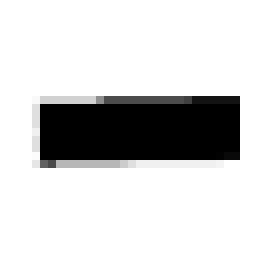
#> input picture tower-recog/image_data/Box/Box1.PNG, 32 x 32 px, given as the content of the folder sample-img-train/Turtle/, which was not available (shown 8 times larger)
$ python blur.py
#> lines starting #> are read from the running program, lines starting #| are printed output that depends on the picture; pictures that were not available may be replaced by others from this repository, and a replacement may not be noted
import os
import tensorflow as tf
import numpy as np
from PIL import Image, ImageFilter

IMAGE_SIZE = 64
input_path = 'sample-img-train'
output_path = 'image_data'
classes = {'Turtle', 'Box', 'Fiver'}

def uniform_img():
	for index, name in enumerate(classes):
		class_path = input_path +"/"+ name +"/"
		count = 1
		for img_name in os.listdir(class_path):
			if(img_name == '.DS_Store'):
				continue
			img_path = class_path + img_name
			img = Image.open(img_path)
#> img is the input picture: PIL image 32x32 L; min 0, max 255, mean 206.3
			img = img.resize((IMAGE_SIZE, IMAGE_SIZE))
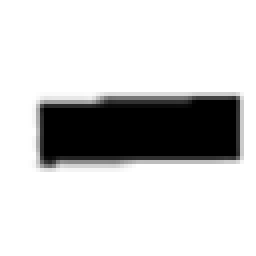
#> img: PIL image 64x64 L (shown 4 times larger); min 0, max 255, mean 206.4
			img = img.convert("L")
			out_name = name+str(count)+'.PNG'
			count = count+1
			img.save(output_path + '/' + name + '/' + out_name )

def rotate(degree):
	for index, name in enumerate(classes):
		class_path = output_path +"/"+ name +"/"
		for img_name in os.listdir(class_path):
			if(img_name == '.DS_Store'):
				continue
			img_path = class_path + img_name
			rotate_name = img_name[:-4] + '_rotate' + str(degree) + '.PNG'
			#print(rotate_name)
			img = Image.open(img_path)
			im2 = img.convert('RGBA')
			im2 = im2.rotate(degree, expand=1)
			fff = Image.new('RGBA', (32,32), color='white')
			img = Image.composite(im2,fff,im2)
			img = img.convert('L')
			img.save(output_path + '/' + name + '/' + rotate_name)

def scaling(scale):
#> called with scale = 1.2
	for index, name in enumerate(classes):
		class_path = output_path +"/"+ name +"/"
		for img_name in os.listdir(class_path):
			if(img_name == '.DS_Store'):
				continue
			img_path = class_path + img_name
			new_name = img_name[:-4] + '_scale' + str(scale) + '.PNG'
			img = Image.open(img_path)
			new_size = int(round(IMAGE_SIZE*scale))
			margin = int(round((new_size-IMAGE_SIZE)/2))
			img = img.resize((new_size,new_size))
#> img: PIL image 77x77 L
			img = img.crop((margin, margin, margin+IMAGE_SIZE, margin+IMAGE_SIZE))
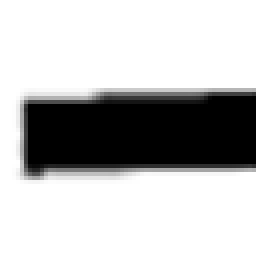
#> img: PIL image 64x64 L (shown 4 times larger); min 0, max 255, mean 187.3
#> in rotate, `fff = Image.new('RGBA', (32,32), color='white')`: fff: PIL image 32x32 RGBA; every value is 255
#> in rotate, `img = Image.composite(im2,fff,im2)`:
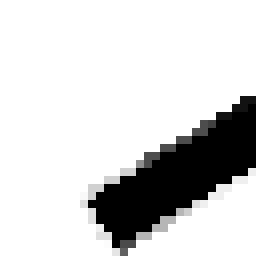
#> img: PIL image 32x32 RGBA (shown 8 times larger); mean R, G, B, A 211.2, 211.2, 211.2, 255
#> call 2 of rotate, with degree = 90
#> in rotate (call 2), `im2 = im2.rotate(degree, expand=1)`:
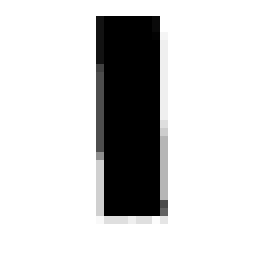
#> im2: PIL image 32x32 RGBA (shown 8 times larger); mean R, G, B, A 206.3, 206.3, 206.3, 255
#> call 3 of rotate, with degree = 15
#> in rotate (call 3), `im2 = im2.rotate(degree, expand=1)`:
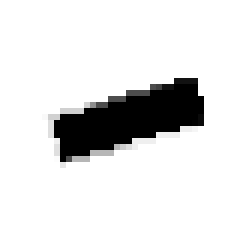
#> im2: PIL image 40x40 RGBA (shown 6 times larger); mean R, G, B, A 132.1, 132.1, 132.1, 163.2; transparent parts drawn white
#> in rotate (call 3), `img = Image.composite(im2,fff,im2)`:
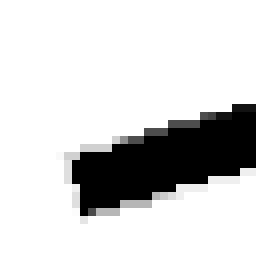
#> img: PIL image 32x32 RGBA (shown 8 times larger); mean R, G, B, A 209.7, 209.7, 209.7, 255
			img.save(output_path + '/' + name + '/' + new_name)


def blur():
	for index, name in enumerate(classes):
		class_path = output_path +"/"+ name +"/"
		for img_name in os.listdir(class_path):
			if(img_name == '.DS_Store'):
				continue
			img_path = class_path + img_name
			blur_name = img_name[:-4] + '_blur' + '.PNG'
			img = Image.open(img_path)
			img_blur = img.filter(ImageFilter.GaussianBlur(radius=2))
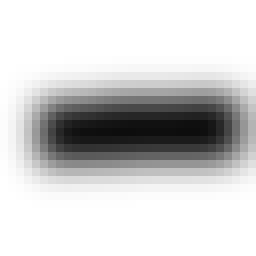
#> img_blur: PIL image 32x32 L (shown 8 times larger); min 13, max 255, mean 206.4
			img_blur.save(output_path + '/' + name + '/' + blur_name)

def create_record():
	writer = tf.python_io.TFRecordWriter("tower_train.tfrecords")
	for index, name in enumerate(classes):
		class_path = output_path +"/"+ name +"/"
		for img_name in os.listdir(class_path):
			if(img_name == '.DS_Store'):
				continue
			img_path = class_path + img_name
			img = Image.open(img_path)
			img_raw = img.tobytes()
			example = tf.train.Example(
				features = tf.train.Features(
					feature = {
						"label": tf.train.Feature(int32_list=tf.train.Int32List(value=[index])),#0 = Box, 1 = Turtle, 2 = Fiver
						'img_raw': tf.train.Feature(bytes_list=tf.train.BytesList(value=[img_raw]))
					}))
			writer.write(example.SerializeToString())
	writer.close()

if __name__ == '__main__':
    uniform_img()
    scaling(1.2)
    rotate(30)
    rotate(90)
    rotate(15)
    blur()
    create_record()
#> (the call stopped at in create_record, `writer = tf.python_io.TFRecordWriter("tower_train.tfrecords")`: tensorflow is not available in this run)
